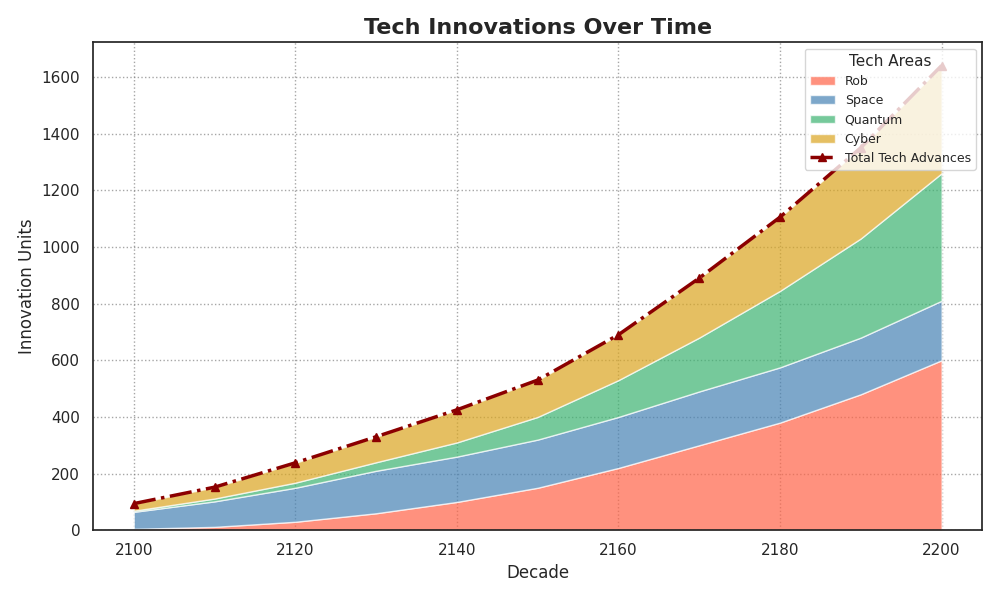

Reproduce this figure in Python.
import numpy as np
import matplotlib.pyplot as plt

decades = np.arange(2100, 2210, 10)

robotics = [5, 12, 30, 60, 100, 150, 220, 300, 380, 480, 600]
space_travel = [60, 90, 120, 150, 160, 170, 180, 190, 195, 200, 210]
quantum_computing = [4, 10, 18, 30, 50, 80, 130, 190, 270, 350, 450]
cybernetics = [25, 40, 70, 90, 115, 130, 160, 210, 260, 320, 380]

data = np.array([robotics, space_travel, quantum_computing, cybernetics])

total_innovations = np.sum(data, axis=0)

fig, ax = plt.subplots(figsize=(10, 6))

ax.stackplot(decades, data, labels=['Rob', 'Space', 'Quantum', 'Cyber'],
             colors=['#FF6347', '#4682B4', '#3CB371', '#DAA520'], alpha=0.7)
ax.plot(decades, total_innovations, label='Total Tech Advances',
        color='#8B0000', linestyle='-.', marker='^', linewidth=2.5)

ax.set_title('Tech Innovations Over Time', fontsize=16, fontweight='bold')
ax.set_xlabel('Decade')
ax.set_ylabel('Innovation Units')
ax.legend(loc='upper right', title='Tech Areas', fontsize=9, title_fontsize=11)
ax.grid(True, linestyle=':', color='gray', alpha=0.7)

plt.tight_layout()
plt.show()
